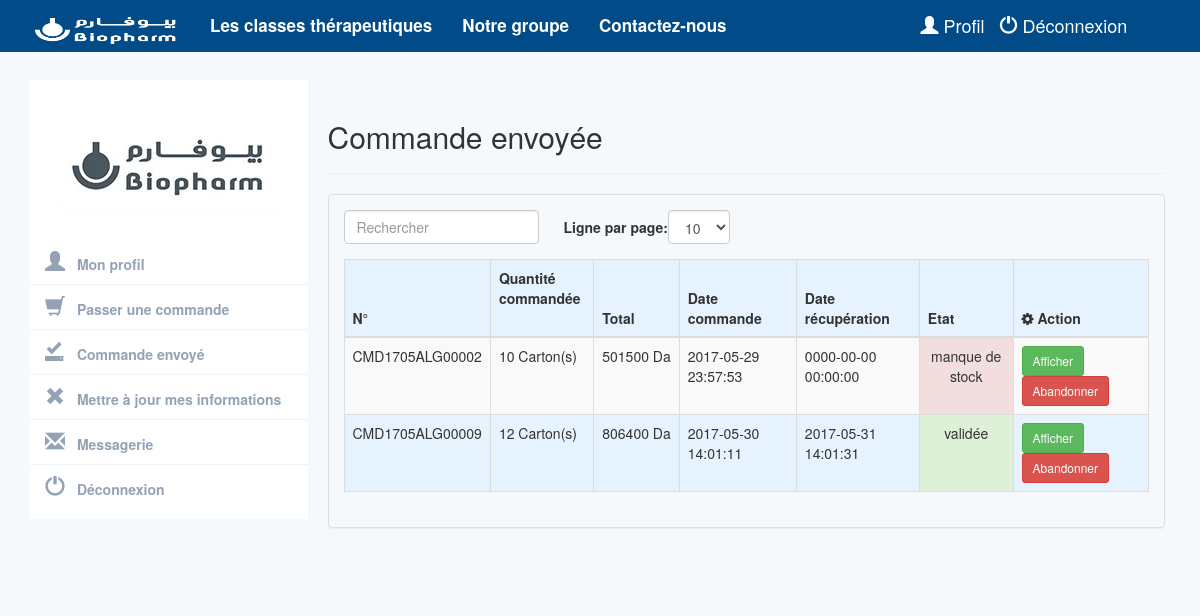
The page /client/commandevalide.php (signed in) on the database its author committed.
### tables this page shows
CREATE TABLE IF NOT EXISTS `listecommande` (
  `id_facture` varchar(255) NOT NULL,
  `id_client` varchar(255) NOT NULL,
  `etat` varchar(255) NOT NULL,
  `total` double NOT NULL,
  `date_livraison` date NOT NULL,
  `quantity` int(11) NOT NULL,
  `date_envoie` datetime NOT NULL,
  `date_fix` datetime NOT NULL,
  `id_gest` varchar(255) NOT NULL,
  `id_listecommande` varchar(255) NOT NULL,
  `i` int(11) NOT NULL AUTO_INCREMENT,
  PRIMARY KEY (`i`)
);

### client/commandevalide.php (the view, shortened to what this page needs)
<?php
require_once  '../core/init.php';
include 'includes/head.php';
include 'includes/nav.php';
?>
<?php
if(isset($_SESSION['id_client']))
{
$id=$_SESSION['id_client'];
$sql="SELECT * FROM listecommande WHERE id_client= '$id' AND etat != 'abandonner' AND etat != 'livre' AND etat != 'archiver' ORDER BY date_envoie ASC";
$result = mysqli_query($db, $sql);
?>
    <div class="row profile">
				<?php
include 'sidebar.php';
?>
                            <div class="col-md-9 order-content">
                                        <h2>Commande envoyée</h2>
                                    <hr>
                                 <div  style="background-color: transparent;"class="panel panel-default ">
                                                 <div class="panel-body">
                                <table style="background-color:#e6f3ff;" class="table table-bordered table-striped" id="data">
                                <thead>
                                        <tr>
                                            <th class="disable-sorting">N°</th>
                                            <th class="disable-sorting">Quantité<br>commandée</th>
                                            <th class="disable-sorting">Total</th>
                                            <th class="disable-sorting">Date<br>commande</th>
                                            <th class="disable-sorting">Date<br>récupération</th>
                                             <th class="disable-sorting">Etat</th>
                                            <th class="disable-sorting"><em class="fa fa-cog"></em> Action</th>
                                        </tr>
                                </thead>
                                <body>
                                       <?php
                          while($row = mysqli_fetch_array($result, MYSQLI_ASSOC))
                          {
                               echo '
                               <tr>
                                    <td>'.$row['id_listecommande'].'</td>
                                    <td>'.$row['quantity'].'&nbspCarton(s)</td>
                                    <td>'.$row["total"].'&nbspDa</td>
                                    <td>'.$row["date_envoie"].'</td>';
   if($row["date_fix"]==0){ echo'    <td> Pas encore fixé</td>
' ;  }else{ echo' <td>'.$row["date_fix"].'</td>';}
 if($row['etat']=='valide'){echo '<td style ="text-align:center;"class="hidden-md bg-success">validée</td> ';}else if ($row['etat']==''|| $row['etat']=='ok'){echo '<td style ="text-align:center;"class="hidden-md bg-danger">en attente</td>';}
                              else if ($row['etat']=='manque'){echo '<td style ="text-align:center;"class="hidden-md bg-danger">manque de stock</td>';}
                              echo'
                                    <td>
                                  <button  onclick="afficher('.$row["i"].')" data-toggle="modal" id="sup"type="button"class="btn btn-sm btn-success" data-target="#modal" >Afficher</button>
                                      <a href="deletecmd.php?id='.$row["id_listecommande"].'" onclick="return confirm(\'Êtes-vous sûr ?\')") id="sup"type="button"class="btn btn-sm btn-danger" data-target="#modalaban" >Abandonner</a>
                                   </td>
                               </tr>
                               ';
                          }
                          ?>
                                </body>
                                </table>
                                            </div>
                       </div>
                            </div>
	</div>
<?php
include 'includes/footer.php';
?>
<?php
}else{header ('Location:../index.php');}
?>

### css/Cssclient.css (style rules this page uses)
body { background: #F6F9FB; }
.profile { margin: 20px 0; }
.order-content { padding: 20px; background: #F6F9FB; min-height: 442px; }

### rows shown on the page
listecommande: id_listecommande "CMD1705ALG00002", quantity "10", total "501500", date_envoie "2017-05-29 23:57:53", date_fix "0000-00-00 00:00:00", etat "manque de stock"
listecommande: id_listecommande "CMD1705ALG00009", quantity "12", total "806400", date_envoie "2017-05-30 14:01:11", date_fix "2017-05-31 14:01:31", etat "validée"
